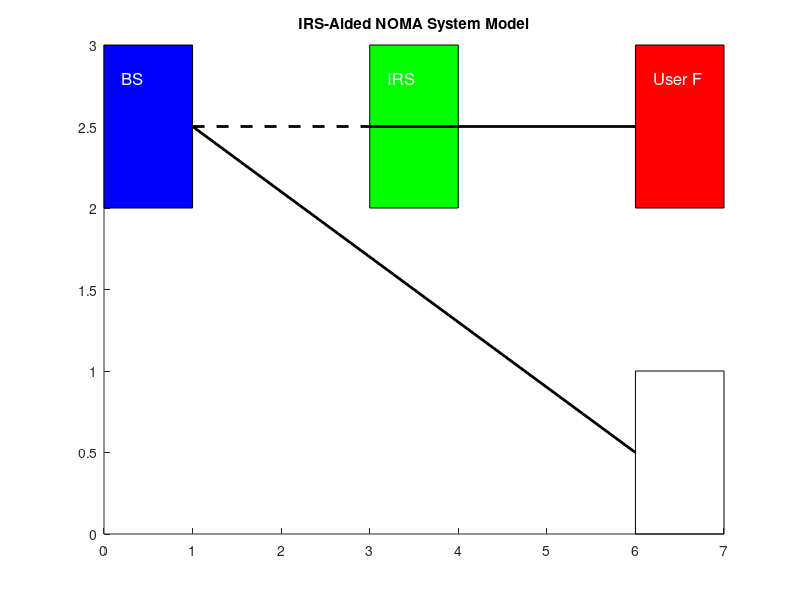

MATLAB code to generate this figure: (Note: this script raises an error after producing the figure.)
clc; 
clear; 
close all;

% Simulation Parameters (from base paper)
SNR_dB = 0:5:50;  % SNR range (dB)
SNR = 10.^(SNR_dB/10);  % Convert dB to linear scale
K = 10;  % Number of IRS reflecting elements
mG = 3;  % Nakagami fading parameter for BS-IRS
mg = 2;  % Nakagami fading parameter for IRS-User
a1 = 0.1; a2 = 0.9;  % Power allocation coefficients for NOMA
b = K * (1 - (1 / (mG * mg)));  % IRS path gain factor

% OP Initialization
OP_IRS_N = zeros(size(SNR));
OP_IRS_F = zeros(size(SNR));
OP_FDR_N = zeros(size(SNR));
OP_FDR_F = zeros(size(SNR));
OP_IRS_OMA_N = zeros(size(SNR));
OP_IRS_OMA_F = zeros(size(SNR));

% ER Initialization
ER_IRS_N = zeros(size(SNR));
ER_IRS_F = zeros(size(SNR));
ER_FDR_N = zeros(size(SNR));
ER_FDR_F = zeros(size(SNR));
ER_IRS_OMA_N = zeros(size(SNR));
ER_IRS_OMA_F = zeros(size(SNR));

% Loop over SNR values
for i = 1:length(SNR)
    rho = SNR(i);
    
    % Outage Probability (IRS)
    OP_IRS_N(i) = 1 - exp(- (2^(2*a1) - 1) / rho);
    OP_IRS_F(i) = exp(-b * (2^(2*a2) - 1) / rho);
    OP_IRS_OMA_N(i) = 1 - exp(- (2^(2*a1) - 1) / (2*rho));
    OP_IRS_OMA_F(i) = exp(-b * (2^(2*a2) - 1) / (2*rho));
    
    % Outage Probability (FDR)
    OP_FDR_N(i) = 1 - exp(- (2^(2*a1) - 1) / (rho / 2));
    OP_FDR_F(i) = 1 - exp(- (2^(2*a2) - 1) / (rho / 2));
    
    % Ergodic Rate (IRS)
    ER_IRS_N(i) = log2(1 + rho * a1);
    ER_IRS_F(i) = log2(1 + b * rho * a2);
    ER_IRS_OMA_N(i) = 0.5 * log2(1 + 2 * rho * a1);
    ER_IRS_OMA_F(i) = 0.5 * log2(1 + 2 * b * rho * a2);
    
    % Ergodic Rate (FDR)
    ER_FDR_N(i) = log2(1 + (rho / 2) * a1);
    ER_FDR_F(i) = log2(1 + (rho / 2) * a2);
end
%% **Figure 1: System Model**
figure;
hold on;
rectangle('Position', [0 2 1 1], 'FaceColor', 'b'); % Base Station (BS)
rectangle('Position', [3 2 1 1], 'FaceColor', 'g'); % IRS
rectangle('Position', [6 2 1 1], 'FaceColor', 'r'); % User Device (F)
rectangle('Position', [6 0 1 1], 'FaceColor', 'none'); % User Device (N)
plot([1, 3], [2.5, 2.5], 'k--', 'LineWidth', 2); % BS to IRS
plot([3, 6], [2.5, 2.5], 'k-', 'LineWidth', 2); % IRS to F
plot([1, 6], [2.5, 0.5], 'k-', 'LineWidth', 2); % BS to N
text(0.2, 2.8, 'BS', 'FontSize', 12, 'Color', 'w');
text(3.2, 2.8, 'IRS', 'FontSize', 12, 'Color', 'w');
text(6.2, 2.8, 'User F', 'FontSize', 12, 'Color', 'w');
text(6.2, 0.8, 'User N', 'FontSize', 12, 'Color', 'w');
title('IRS-Aided NOMA System Model');
hold off;
%% **Figure 2: PDF and CDF Verification**
num_samples = 10^6;
K = 30; mG = 3; mg = 1.5;
X = sum(sqrt(random('Nakagami', mG, 1, num_samples, K)) .* ...
         sqrt(random('Nakagami', mg, 1, num_samples, K)), 2).^2;
[f, x] = ksdensity(X);
figure;
subplot(1,2,1);
plot(x, f, 'b', 'LineWidth', 2); hold on;
xlabel('X'); ylabel('PDF'); title('PDF Verification');
grid on;
subplot(1,2,2);
plot(x, cumsum(f)/sum(f), 'r', 'LineWidth', 2);
xlabel('X'); ylabel('CDF'); title('CDF Verification');
grid on;

% Figure 1: Downlink Outage Probability
figure;
semilogy(SNR_dB, OP_IRS_N, 'b-o', 'LineWidth', 1.5); hold on;
semilogy(SNR_dB, OP_IRS_F, 'b--o', 'LineWidth', 1.5);
semilogy(SNR_dB, OP_FDR_N, 'r-s', 'LineWidth', 1.5);
semilogy(SNR_dB, OP_FDR_F, 'r--s', 'LineWidth', 1.5);
grid on;
xlabel('SNR (dB)'); ylabel('Outage Probability');
legend('IRS NOMA (N)', 'IRS NOMA (F)', 'FDR NOMA (N)', 'FDR NOMA (F)');
title('Figure 1: Downlink Outage Probability');

% Figure 2: Uplink Outage Probability
figure;
semilogy(SNR_dB, OP_IRS_OMA_N, 'g-o', 'LineWidth', 1.5); hold on;
semilogy(SNR_dB, OP_IRS_OMA_F, 'g--o', 'LineWidth', 1.5);
grid on;
xlabel('SNR (dB)'); ylabel('Outage Probability');
legend('IRS OMA (N)', 'IRS OMA (F)');
title('Figure 2: Uplink Outage Probability');

% Figure 3: Downlink Ergodic Rate
figure;
plot(SNR_dB, ER_IRS_N, 'b-o', 'LineWidth', 1.5); hold on;
plot(SNR_dB, ER_IRS_F, 'b--o', 'LineWidth', 1.5);
plot(SNR_dB, ER_FDR_N, 'r-s', 'LineWidth', 1.5);
plot(SNR_dB, ER_FDR_F, 'r--s', 'LineWidth', 1.5);
grid on;
xlabel('SNR (dB)'); ylabel('Ergodic Rate (bps/Hz)');
legend('IRS NOMA (N)', 'IRS NOMA (F)', 'FDR NOMA (N)', 'FDR NOMA (F)');
title('Figure 3: Downlink Ergodic Rate');

% Figure 4: Uplink Ergodic Rate                     
figure;
plot(SNR_dB, ER_IRS_OMA_N, 'g-o', 'LineWidth', 1.5); hold on;
plot(SNR_dB, ER_IRS_OMA_F, 'g--o', 'LineWidth', 1.5);
grid on;
xlabel('SNR (dB)'); ylabel('Ergodic Rate (bps/Hz)');
legend('IRS OMA (N)', 'IRS OMA (F)');
title('Figure 4: Uplink Ergodic Rate');

% Figure 5: OP Comparison (NOMA vs. OMA)
figure;
semilogy(SNR_dB, OP_IRS_N, 'b-o', 'LineWidth', 1.5); hold on;
semilogy(SNR_dB, OP_IRS_OMA_N, 'g--o', 'LineWidth', 1.5);
grid on;
xlabel('SNR (dB)'); ylabel('Outage Probability');
legend('IRS NOMA (N)', 'IRS OMA (N)');
title('Figure 5: OP Comparison (NOMA vs. OMA)');

% Figure 6: ER Comparison (NOMA vs. OMA)
figure;
plot(SNR_dB, ER_IRS_N, 'b-o', 'LineWidth', 1.5); hold on;
plot(SNR_dB, ER_IRS_OMA_N, 'g--o', 'LineWidth', 1.5);
grid on;
xlabel('SNR (dB)'); ylabel('Ergodic Rate (bps/Hz)');
legend('IRS NOMA (N)', 'IRS OMA (N)');
title('Figure 6: ER Comparison (NOMA vs. OMA)');
